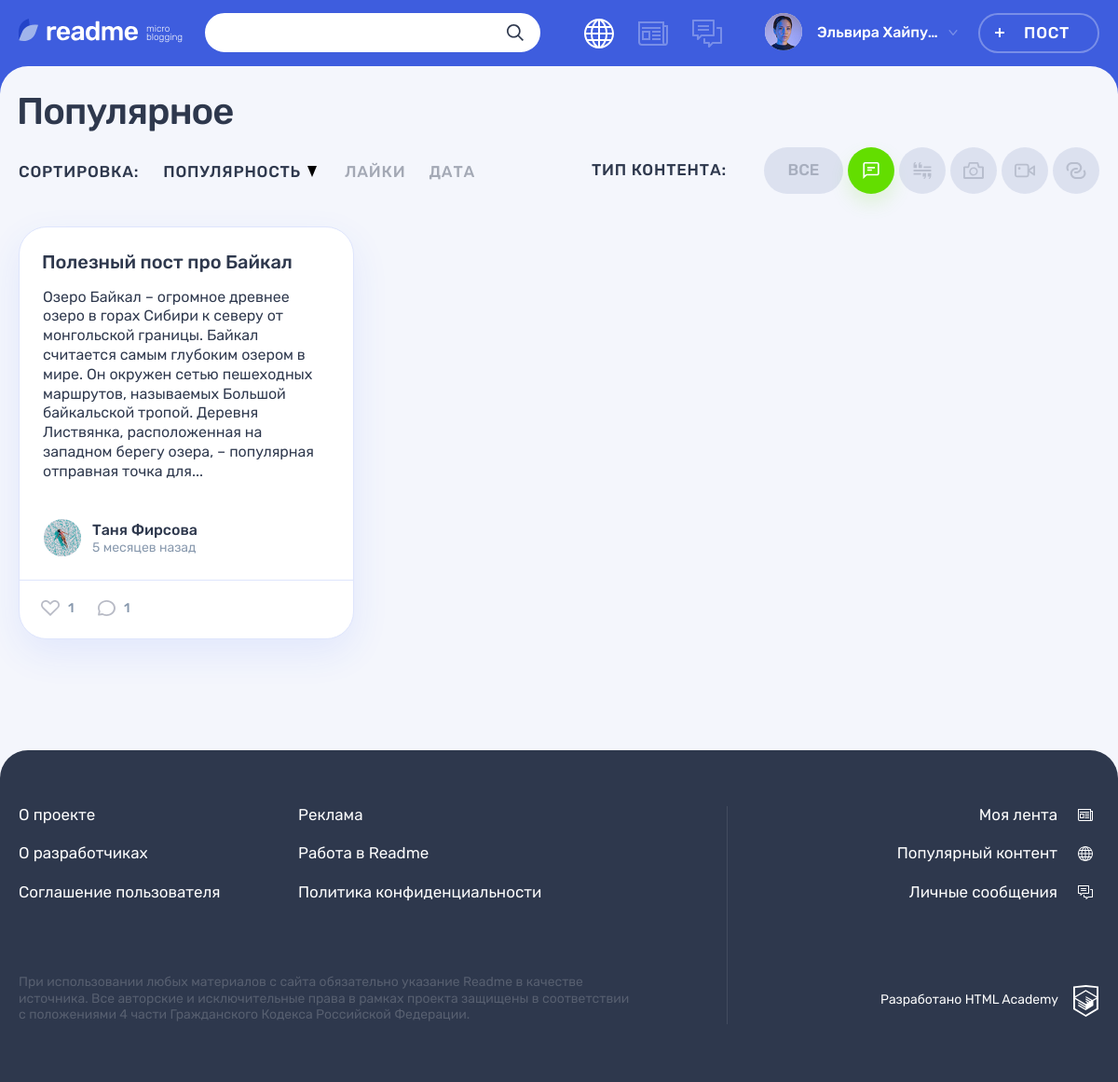
/popular.php?type=1 (signed in), run on the app's committed database.
### tables this page shows
CREATE TABLE content_type(
	id INT PRIMARY KEY AUTO_INCREMENT,
	name VARCHAR(16) NOT NULL UNIQUE,
	class VARCHAR(16) NOT NULL UNIQUE
)
COMMENT='Таблица типов контента';

CREATE TABLE posts(
	id INT PRIMARY KEY AUTO_INCREMENT,
	dt_add TIMESTAMP DEFAULT CURRENT_TIMESTAMP,
	header VARCHAR (128),  
	text TEXT,
	author VARCHAR(128),
	image_url VARCHAR(128),
	video_url VARCHAR(32),
	site_url VARCHAR(128),
	num_views INT,
	user_id INT,
	content_type_id INT,
	repost BOOL,
	original_author INT,
	FOREIGN KEY (user_id)
		REFERENCES users(id)
		ON UPDATE CASCADE 
		ON DELETE CASCADE,
	FOREIGN KEY (content_type_id)
		REFERENCES content_type(id)
		ON UPDATE CASCADE 
		ON DELETE CASCADE
)
COMMENT='Таблица постов -- связь с хештегами вынесена в отдельную таблицу ниже';

CREATE TABLE users(
	id INT PRIMARY KEY AUTO_INCREMENT,
	dt_add TIMESTAMP DEFAULT CURRENT_TIMESTAMP,
	email VARCHAR(128) NOT NULL UNIQUE,
	password VARCHAR (128),
	avatar VARCHAR (128),
	username VARCHAR (128)  
)
COMMENT='Таблица пользователей';

### all__helpers.php (called while the page is built, shortened)
<?php
function get_noun_plural_form(int $number, string $one, string $two, string $many): string
{
    $number = (int)$number;
    $mod10 = $number % 10;
    $mod100 = $number % 100;
    switch (true) {
        default:
            return $many;
    }
}
function include_template($name, array $data = [])
{
    $name = 'templates/' . $name;
    extract($data);
    require $name;
    $result = ob_get_clean();
    return $result;
}
function short_text($text, $num_char = 300) {
	if (mb_strlen($text, 'UTF-8') > $num_char) {
		$text_array = explode(' ', $text);
		$result = array_shift($text_array);
		foreach ($text_array as $key => $val) {
			$result .= ' ' . $val;
			$num = mb_strlen($result, 'UTF-8');
			if ($num >= $num_char) {
				return $result  . '...';
			}
		}
	}
	return $text;
}
function datetime_format($datetime) {
	$datetime = date('d.m.Y H:i', strtotime($datetime));
	return $datetime;
}
function datetime_relative($datetime) {
	$date_diff = strtotime(date('d.m.Y H:i')) - strtotime($datetime);
	$num = ceil($date_diff / 60);
	$num = ceil($num / 60);
	$num = ceil($num / 24);
	$num = ceil($num / 7);
	$num = date_interval_format(date_diff(date_create('now'), date_create($datetime)), "%y") * 12 + date_interval_format(date_diff(date_create('now'), date_create($datetime)), "%m");
	if ($num < 12) {
		$datetime = $num . ' ' . get_noun_plural_form ($num, 'месяц', 'месяца', 'месяцев');
		return $datetime;
	} else {
		$datetime = date_interval_format(date_diff(date_create('now'), date_create($datetime)), "%y") . ' ' . get_noun_plural_form ($num, 'год', 'года', 'лет');
		return $datetime;
	}
}
function con_sql($con, $sql) {
	$sql_request = mysqli_query($con, $sql);
	if ($sql_request !== FALSE) {
		return mysqli_fetch_all($sql_request, MYSQLI_ASSOC);
	} else {
		include ('all__goto_404.php');
	}
}

### all__content_types.php (called while the page is built, shortened)
<?php
$sql = 'SELECT id, name, class FROM content_type';
$sql_content_types = mysqli_query($con, $sql);
if ($sql_content_types) {
	$content_types = mysqli_fetch_all($sql_content_types, MYSQLI_ASSOC);
} else {
	include ('all__goto_404.php');
}
?>

### all__pagination.php (called while the page is built, shortened)
<?php
$sql .= ' LIMIT 9';
$sql_num = 'SELECT COUNT(id) FROM posts';
$sql_check = mysqli_query($con, $sql_num);
$num = mysqli_fetch_row($sql_check);
$num = array_shift($num);
$total_pages = ceil($num / 9);
$page = filter_input(INPUT_GET, 'page', FILTER_SANITIZE_NUMBER_INT) ?? 1;
if ($page >= 1 AND $page <= $total_pages) {
	$sql .= ' OFFSET ' . ($page - 1) * 9;
} else {
	$page = 1;
	$sql .= ' OFFSET ' . 0;
}
?>

### templates/popular_template.php (the view, shortened to what this page needs)
<section class="page__main page__main--popular">
    <div class="container">
        <h1 class="page__title page__title--popular">Популярное</h1>
    </div>
    <div class="popular container">
        <div class="popular__filters-wrapper">
            <div class="popular__sorting sorting">
                <b class="popular__sorting-caption sorting__caption">Сортировка:</b>
                <ul class="popular__sorting-list sorting__list">
                    <li class="sorting__item sorting__item--popular">
                        <a class="sorting__link sorting__link--active" href="#">
                            <span>Популярность</span>
                            <svg class="sorting__icon" width="10" height="12">
                                <use xlink:href="#icon-sort"></use>
                            </svg>
                        </a>
                    </li>
                    <li class="sorting__item">
                        <a class="sorting__link" href="#">
                            <span>Лайки</span>
                        </a>
                    </li>
                    <li class="sorting__item">
                        <a class="sorting__link" href="#">
                            <span>Дата</span>
                        </a>
                    </li>
                </ul>
            </div>
            <div class="popular__filters filters">
                <b class="popular__filters-caption filters__caption">Тип контента:</b>
                <ul class="popular__filters-list filters__list">
                    <li class="popular__filters-item popular__filters-item--all filters__item filters__item--all">
                        <a class="filters__button filters__button--ellipse filters__button--all<?=$active_all?>" href="?type=0">
                            <span>Все</span>
                        </a>
                    </li>
                    <?php foreach ($content_types as $type): ?>
						<?php $active_type = '';  ?>
						<?php if($type['id'] == $get_type):  ?>
							<?php $active_type = ' filters__button--active';  ?>
						<?php endif; ?>
						<li class="popular__filters-item filters__item">
							<a class="filters__button filters__button--<?=$type['class']?> button<?=$active_type?>" href="?type=<?=$type['id']?>">
								<svg class="filters__icon" width="22" height="18">
									<use xlink:href="#icon-filter-<?=$type['class']?>"></use>
								</svg>
							</a>
						</li>
                    <?php endforeach; ?>
                </ul>
            </div>
        </div>
        <div class="popular__posts">
            <?php foreach($popular_posts as $key => $val): ?>
            <article class="popular__post post post-<?=$val['type']?>">
                <header class="post__header">
                    <h2><a href="post.php?id=<?=$val['id']?>"><?=$val['header']?></a></h2>
                </header>
                <div class="post__main">
					<?php if($val['type'] === 'quote'): ?>
						<blockquote>
							<p><?=$val['content']?></p>
							<cite><?=$val['author']?></cite>
						</blockquote>
					<?php elseif($val['type'] === 'text'): ?>
						<p><?=short_text($val['content'])?></p>
					<?php endif ?>
                </div>
                <footer class="post__footer">
                    <div class="post__author">
                        <a class="post__author-link" href="profile.php?id=<?=$val['user_id']?>" title="Автор">
                            <div class="post__avatar-wrapper">
                                <img class="post__author-avatar" src="img/userpic-<?=$val['avatar']?>" alt="Аватар пользователя">
                            </div>
                            <div class="post__info">
                                <b class="post__author-name"><?=$val['username']?></b>
                                <time class="post__time" datetime="<?=$val['datetime']?>" title="<?=datetime_format($val['datetime'])?>"><?=datetime_relative($val['datetime'])?> назад</time>
                            </div>
                        </a>
                    </div>
                    <div class="post__indicators">
                        <div class="post__buttons">
                            <a class="post__indicator post__indicator--likes button" href="popular.php?likepost=<?=$val['id']?>" title="Лайк">
                                <svg class="post__indicator-icon" width="20" height="17">
                                    <use xlink:href="#icon-heart"></use>
                                </svg>
                                <span><?=$val['likes_count']?></span>
                            </a>
                            <a class="post__indicator post__indicator--comments button" href="post.php?id=<?=$val['id']?>" title="Комментарии">
                                <svg class="post__indicator-icon" width="19" height="17">
                                    <use xlink:href="#icon-comment"></use>
                                </svg>
                                <span><?=$val['comments_count']?></span>
                            </a>
                        </div>
                    </div>
                </footer>
            </article>
            <?php endforeach; ?>
        </div>
    </div>
</section>

### data on the page
posts: header "Полезный пост про Байкал", content "Озеро Байкал – огромное древнее озеро в горах Сибири к северу от монгольской границы. Байкал считается самым глубоким озером в мире. Он окружен сетью пешеходных маршрутов, называемых Большой байкальской тропой. Деревня Листвянка, расположенная на западном берегу озера, – популярная отправная точка для...", user.avatar (picture), user.username "Таня Фирсова", dt_add "5 месяцев", likes_count "1", comments_count "1"

### other printed values
$_SESSION['username'] "Эльвира Хайпу…"
